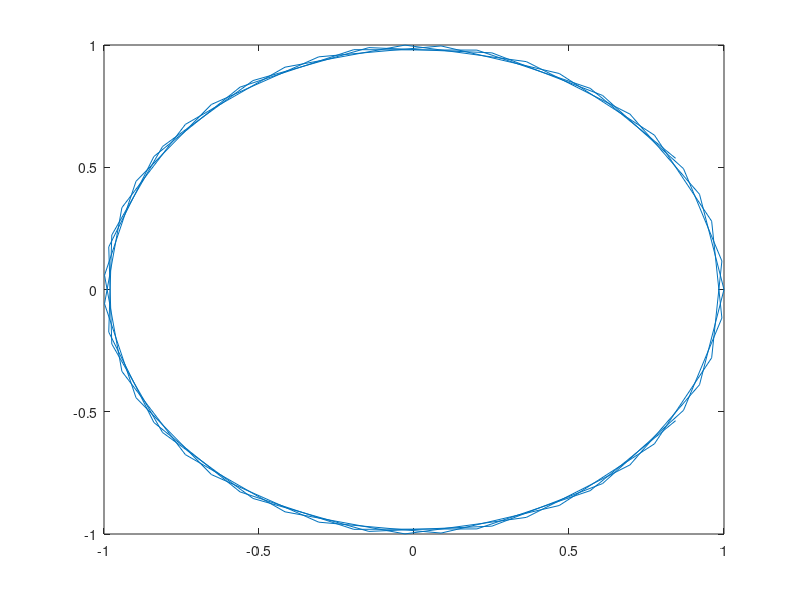

The MATLAB source for this figure:




function junk

x=3;
A=4;

data = exp(-i*A*x);

mypol(3, A, data)

plot(exp(-i*A*[-3:0.1:3]))

fzero(@(xhat) mypol(xhat, A, data), 1)

return

function y = mypol(x, A, data)

model = exp(-i*A*x);
y = real(model) - real(data) - imag(model) + imag(data);

return
